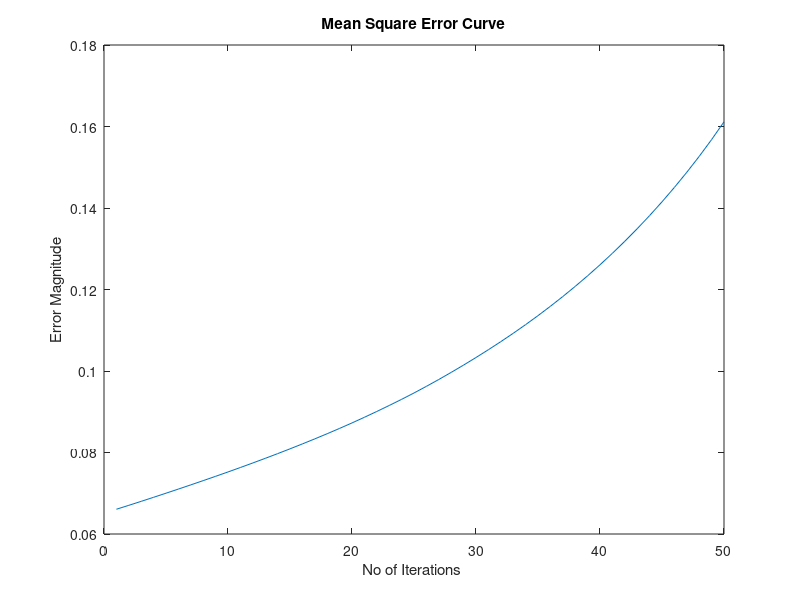
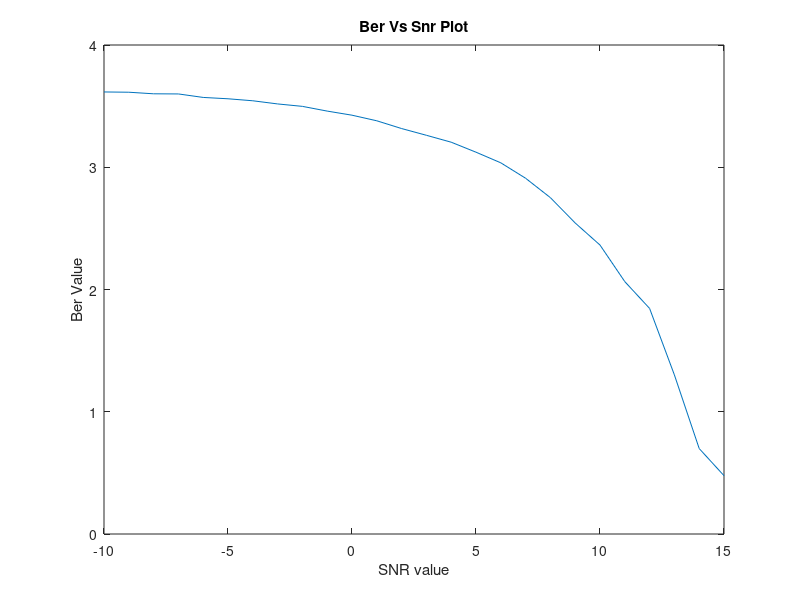
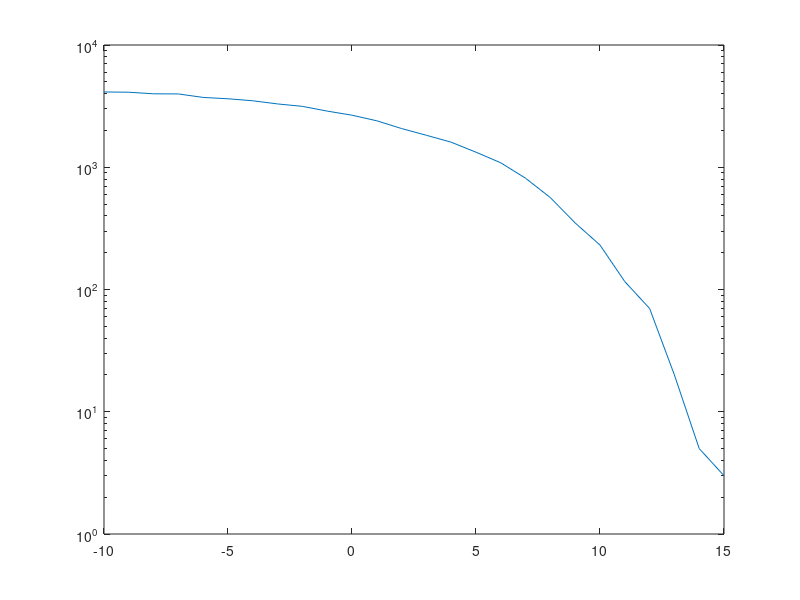

Here is the MATLAB script that generated these plots, in order:
tic
clear all
close all
clc
%% initialisation of program variables
mu=0.001;
ch=[0.2 0.3 1 0.3];
sn=20;
outer=50;
w=rand(1,4);
%% initialisation of random input
N=2000;
ip=sign(randn(1,N));
% created 1 X N input random sequence
% created decisions
%% multiplication with channel coefficients
r(1,:)=ip.*ch(1,1);
r(2,:)=ip.*ch(1,2);
r(3,:)=ip.*ch(1,3);
r(4,:)=ip.*ch(1,4);
% created 4 X N input samples
%% noise addition
rn=awgn(r,sn);
%% Adaptation part 1 first iteration
% multiplying with the filter coefficients in bulk
fm1=rn(1,:).*w(1,1);
fm2=rn(2,:).*w(1,2);
fm3=rn(3,:).*w(1,3);
fm4=rn(4,:).*w(1,4);
% calculating the total in bulk
fmt=fm1+fm2+fm3+fm4;        
% actual adaptive algorithm implementation in bulk
for i=1:length(ip)
    ferr(i)=abs(fmt(i)-ip(i));
    ferrsq(i)=(ferr(i))^2;
    wtest(i,:)=w;
    %w=w+mu.*fmt(i).*abs(ferr(i));
    w=w+(mu/(fmt(i)*(fmt(i))')).*fmt(i).*abs(ferr(i));
end

%% Adaptation part with outer iteration and input as the averaged vector
for out=1:outer
    % multiplying with the filter coefficients in bulk
    fm1=rn(1,:).*w(1,1);
    fm2=rn(2,:).*w(1,2);
    fm3=rn(3,:).*w(1,3);
    fm4=rn(4,:).*w(1,4);
    % calculating the total in bulk
    fmt=fm1+fm2+fm3+fm4;
    % actual adaptive algorithm implementation in bulk
    for i=1:length(ip)
        err(out,i)=abs(fmt(i)-ip(i));
        ferrsq(i)=(err(out,i))^2;
        wtest2(i,1:4,out)=w;
        w=w+(mu/(fmt(i)*(fmt(i))')).*fmt(i).*abs(err(out,i));
    end
    ep(out)=mean((err(out,:)).^2);
end
w
figure
plot(ep);
title(' Mean Square Error Curve ');
xlabel('No of Iterations ');
ylabel('Error Magnitude');
%% ber plot part
N=10000;
new=sign(randn(1,N));
ctr=1;
 for sn=-10:1:15
     % multiplying with the channel gains
     rte(1,:)=new.*ch(1,1);
     rte(2,:)=new.*ch(1,2);  
     rte(3,:)=new.*ch(1,3);
     rte(4,:)=new.*ch(1,4);
     % addition of noise
     rnte=awgn(rte,sn);
     % multiplying with the filter gains
     fm1te=rnte(1,:).*w(1,1);
     fm2te=rnte(2,:).*w(1,2);
     fm3te=rnte(3,:).*w(1,3);
     fm4te=rnte(4,:).*w(1,4);
     % summing the individual delay elements
     fmte=fm1te+fm2te+fm3te+fm4te;
     tr=sign(fmte);
     ber=0;
     for i=1:length(new)
%         if(fmte(i) ~= new(i))
%             ber=ber+1;
%         end
          if(tr(i) ~= new(i))
              ber=ber+1;
          end
     end
     ber_t(ctr)=mean(ber);
     ctr=ctr+1;
 end
 xax=linspace(-10,15,26);
 figure
 plot(xax,log10(ber_t));
  title('Ber Vs Snr Plot');
 xlabel(' SNR value ');
 ylabel(' Ber Value ');
 figure
 semilogy(xax,ber_t);
 toc
